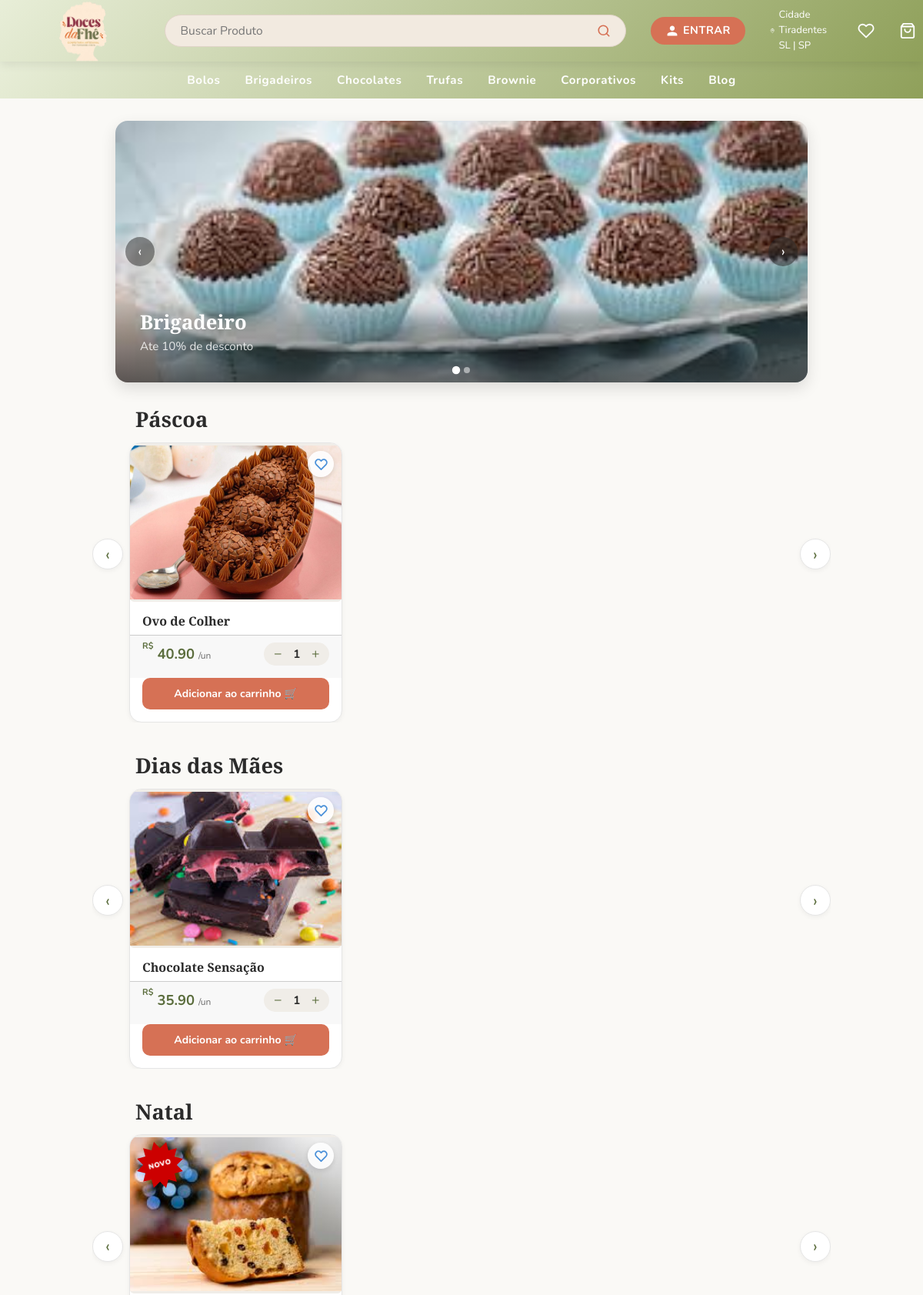
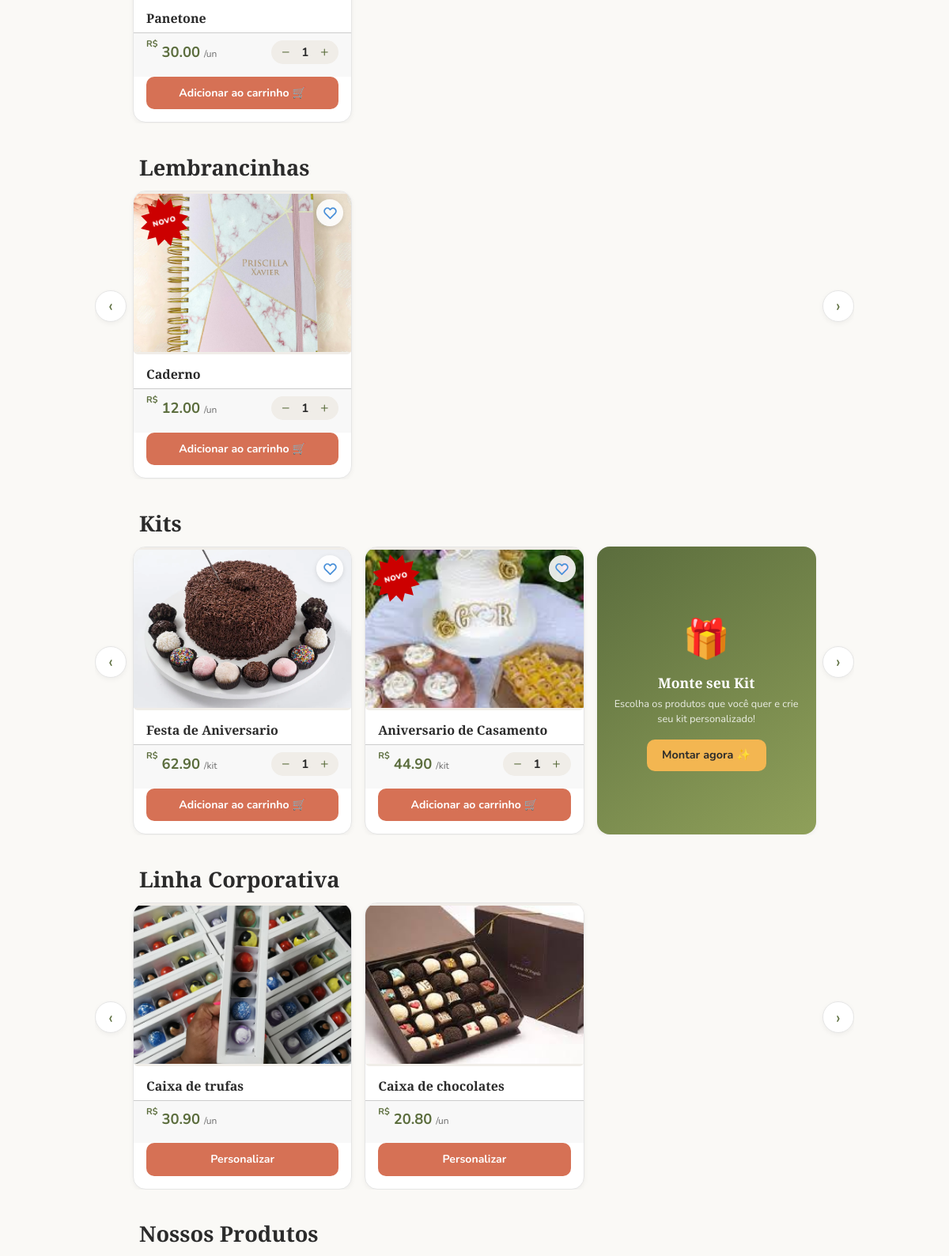
/dashboard (upper part), run on the app's committed database (2 pictures, top to bottom).
### models.py (models this page shows, shortened)
class CarrosselItem(db.Model):
    __tablename__ = "carrossel_itens"
    id         = db.Column(db.Integer, primary_key=True)
    titulo     = db.Column(db.String(200), nullable=True)
    subtitulo  = db.Column(db.String(300), nullable=True)
    imagem     = db.Column(db.String(300), nullable=False)  # nome do arquivo
    ordem      = db.Column(db.Integer, default=0)
    ativo      = db.Column(db.Boolean, default=True)
    created_at = db.Column(db.DateTime, default=datetime.utcnow)

class EventoEspecial(db.Model):
    __tablename__ = "eventos_especiais"
    id          = db.Column(db.Integer, primary_key=True)
    nome        = db.Column(db.String(100), nullable=False, unique=True)
    descricao   = db.Column(db.String(300), nullable=True)
    ativo       = db.Column(db.Boolean, default=True)
    data_inicio = db.Column(db.DateTime, nullable=True)  # None = sem restrição de início
    data_fim    = db.Column(db.DateTime, nullable=True)  # None = sem restrição de fim
    created_at  = db.Column(db.DateTime, default=datetime.utcnow)
    produtos = db.relationship('ProdutoEspecial', backref='evento', lazy=True, cascade='all, delete-orphan')
    @property
    def no_periodo(self):
        agora = datetime.now()
        if self.data_inicio and agora < self.data_inicio:
            return False
        if self.data_fim and agora > self.data_fim:
            return False
        return True

class ProdutoEspecial(db.Model):
    __tablename__ = "produtos_especiais"
    id           = db.Column(db.Integer, primary_key=True)
    evento_id    = db.Column(db.Integer, db.ForeignKey('eventos_especiais.id'), nullable=False)
    name         = db.Column(db.String(200), nullable=False)
    description  = db.Column(db.String(800), nullable=False)
    price        = db.Column(db.Numeric(10, 2), nullable=False)
    category          = db.Column(db.String(100), nullable=True, default='geral')
    image_url         = db.Column(db.String(300), nullable=True)
    mostrar           = db.Column(db.Boolean, default=True)
    estoque           = db.Column(db.Integer, default=0, nullable=False)
    estoque_minimo    = db.Column(db.Integer, default=5, nullable=False)
    quantidade_minima = db.Column(db.Integer, default=1, nullable=False)
    quantidade_maxima = db.Column(db.Integer, nullable=True)
    created_at     = db.Column(db.DateTime, default=datetime.utcnow)

class Kit(db.Model):
    __tablename__ = 'kits'
    id = db.Column(db.Integer, primary_key=True)
    name = db.Column(db.String(200), nullable=False)
    description = db.Column(db.Text, nullable=True)
    created_by = db.Column(
        db.Integer, db.ForeignKey('users.id'), nullable=False)
    is_admin_kit = db.Column(db.Boolean, default=False)   # True = admin kit
    ativo = db.Column(db.Boolean, default=True, nullable=False)
    created_at = db.Column(db.DateTime, default=datetime.utcnow)
    updated_at = db.Column(
        db.DateTime, default=datetime.utcnow, onupdate=datetime.utcnow)
    image_url      = db.Column(db.String(500), nullable=True)
    estoque        = db.Column(db.Integer, default=0, nullable=False)
    estoque_minimo = db.Column(db.Integer, default=5, nullable=False)
    products = db.relationship(
        'KitProduct', backref='kit', cascade='all, delete-orphan')
    creator = db.relationship('User', backref='kits')
    @property
    def total_price(self):
        return sum(kp.product.price * kp.quantity for kp in self.products)

class Product(db.Model):
    __tablename__ = "products"
    id          = db.Column(db.Integer, primary_key=True)
    name        = db.Column(db.String(200), unique=True, nullable=False, index=True)
    description = db.Column(db.String(800), nullable=False)
    image_url   = db.Column(db.String(300))
    price       = db.Column(db.Numeric(10, 2), nullable=False)
    category          = db.Column(db.String(100), nullable=True, default='geral')  # ✅ NOVO
    ativo             = db.Column(db.Boolean, default=True, nullable=False)
    estoque           = db.Column(db.Integer, default=0, nullable=False)
    estoque_minimo    = db.Column(db.Integer, default=5, nullable=False)
    quantidade_minima = db.Column(db.Integer, default=1, nullable=False)
    quantidade_maxima = db.Column(db.Integer, nullable=True)
    created_at     = db.Column(db.DateTime, default=datetime.utcnow)

class KitProduct(db.Model):
    __tablename__ = 'kit_products'
    kit_id = db.Column(db.Integer, db.ForeignKey('kits.id'), primary_key=True)
    product_id = db.Column(db.Integer, db.ForeignKey(
        'products.id'), primary_key=True)
    quantity = db.Column(db.Integer, default=1)
    added_at = db.Column(db.DateTime, default=datetime.utcnow)
    product = db.relationship('Product')

### app.py (the view)
@app.route('/dashboard')
def dashboard():
    produtos      = Product.query.filter(Product.ativo == True, Product.category != 'corporativos').all()
    produtos_corp = Product.query.filter_by(ativo=True, category='corporativos').all()
    eventos   = [e for e in EventoEspecial.query.filter_by(ativo=True).all() if e.no_periodo]
    carrossel = CarrosselItem.query.filter_by(ativo=True).order_by(CarrosselItem.ordem).all()
    kits      = Kit.query.filter_by(is_admin_kit=True, ativo=True).all()
    fav_p, fav_k, fav_e = _fav_sets(current_user.id) if current_user.is_authenticated else (set(), set(), set())
    rows_p = db.session.query(Avaliacao.produto_id, func.avg(Avaliacao.estrelas), func.count(Avaliacao.id))\
               .filter(Avaliacao.produto_id.isnot(None)).group_by(Avaliacao.produto_id).all()
    rows_k = db.session.query(Avaliacao.kit_id, func.avg(Avaliacao.estrelas), func.count(Avaliacao.id))\
               .filter(Avaliacao.kit_id.isnot(None)).group_by(Avaliacao.kit_id).all()
    medias_p = {r[0]: (round(r[1], 1), r[2]) for r in rows_p}
    medias_k = {r[0]: (round(r[1], 1), r[2]) for r in rows_k}
    return render_template('dashboard.html',
                           user=current_user,
                           produtos=produtos,
                           produtos_corp=produtos_corp,
                           eventos=eventos,
                           carrossel=carrossel,
                           kits=kits,
                           fav_p=fav_p, fav_k=fav_k, fav_e=fav_e,
                           medias_p=medias_p, medias_k=medias_k)

### templates/dashboard.html (shortened to what this page needs)
{% extends "admin/base.html" %}
{% block styles %}
<link rel="stylesheet" href="{{ url_for('static', filename='dashboard.css') }}">
{% endblock %}
{% block content %}
<header>
  <div class="logo">
    <a href="{{ url_for('dashboard') }}" >
      <img class="logo-img" src="{{ url_for('static', filename=site_config.logo_url if site_config and site_config.logo_url else 'uploads/logo.png') }}" alt="{{ site_config.site_name if site_config else 'Doces da Fhê' }}" />
    </a>
  </div>
  <div class="search-bar-wrap">
    <div class="search-bar">
      <input type="text" id="searchInput" placeholder="Buscar Produto"
             onkeydown="if(event.key==='Enter') buscarGlobal()" />
      <button onclick="buscarGlobal()" aria-label="Buscar"><svg xmlns="http://www.w3.org/2000/svg" width="18" height="18" viewBox="0 0 24 24" fill="none" stroke="currentColor" stroke-width="2.2" stroke-linecap="round" stroke-linejoin="round"><circle cx="11" cy="11" r="8"/><line x1="21" y1="21" x2="16.65" y2="16.65"/></svg></button>
    </div>
  </div>
  <div class="header-right">
    {% if current_user.is_authenticated %}
      <div class="user-menu">
        <span class="btn-entrar user-btn" onclick="this.closest('.user-menu').classList.toggle('open')"><svg xmlns="http://www.w3.org/2000/svg" width="16" height="16" viewBox="0 0 24 24" fill="currentColor"><path d="M12 12c2.7 0 4.8-2.1 4.8-4.8S14.7 2.4 12 2.4 7.2 4.5 7.2 7.2 9.3 12 12 12zm0 2.4c-3.2 0-9.6 1.6-9.6 4.8v2.4h19.2v-2.4c0-3.2-6.4-4.8-9.6-4.8z"/></svg> Bem-vindo, {% if current_user.is_admin %}Admin{% else %}{{ (current_user.name or current_user.email).split()[0] }}{% endif %}</span>
        <div class="user-dropdown">
          <a href="{{ url_for('meus_pedidos') }}" class="user-dropdown-item">Meus Pedidos</a>
          <a href="{{ url_for('logout') }}" class="user-dropdown-item">Sair &rarr;</a>
        </div>
      </div>
    {% else %}
      <a href="{{ url_for('login') }}" class="btn-entrar"><svg xmlns="http://www.w3.org/2000/svg" width="16" height="16" viewBox="0 0 24 24" fill="currentColor"><path d="M12 12c2.7 0 4.8-2.1 4.8-4.8S14.7 2.4 12 2.4 7.2 4.5 7.2 7.2 9.3 12 12 12zm0 2.4c-3.2 0-9.6 1.6-9.6 4.8v2.4h19.2v-2.4c0-3.2-6.4-4.8-9.6-4.8z"/></svg> ENTRAR</a>
    {% endif %}
    <span class="location">
      Cidade Tiradentes SL | SP
    </span>
    <a href="{{ url_for('favoritos') }}" class="cart-icon-wrap" title="Favoritos">
      <svg width="22" height="22" viewBox="0 0 24 24" fill="none" stroke="white" stroke-width="2" stroke-linecap="round" stroke-linejoin="round">
        <path d="M20.84 4.61a5.5 5.5 0 0 0-7.78 0L12 5.67l-1.06-1.06a5.5 5.5 0 0 0-7.78 7.78l1.06 1.06L12 21.23l7.78-7.78 1.06-1.06a5.5 5.5 0 0 0 0-7.78z"/>
      </svg>
    </a>
    <a href="{{ url_for('carrinho') }}" class="cart-icon-wrap">
      <svg width="22" height="22" fill="white" viewBox="0 0 24 24">
        <path d="M6 2 3 6v14a2 2 0 0 0 2 2h14a2 2 0 0 0 2-2V6l-3-4zM3 6h18M16 10a4 4 0 0 1-8 0"
              stroke="white" stroke-width="2" fill="none" stroke-linecap="round" stroke-linejoin="round"/>
      </svg>
    </a>
  </div>
</header>
<nav>
  <a href="{{ url_for('categoria', nome='bolos') }}">Bolos</a>
  <a href="{{ url_for('categoria', nome='brigadeiros') }}">Brigadeiros</a>
  <a href="{{ url_for('categoria', nome='chocolates') }}">Chocolates</a>
  <a href="{{ url_for('categoria', nome='trufas') }}">Trufas</a>
  <a href="{{ url_for('categoria', nome='brownie') }}">Brownie</a>
  <a href="{{ url_for('categoria', nome='corporativos') }}">Corporativos</a>
  <a href="{{ url_for('kits_loja') }}">Kits</a>
  <a href="#">Blog</a>
</nav>
<div class="carrossel-wrap">
  <button class="carousel-btn prev" onclick="moverCarrossel(-1)">&#8249;</button>
  <div class="carrossel-track" id="carrosselTrack">
    {% if carrossel %}
      {% for item in carrossel %}
      <div class="carrossel-slide {% if loop.first %}active{% endif %}">
        <img src="{{ url_for('static', filename='uploads/carrossel/' + item.imagem) }}"
             alt="{{ item.titulo or 'Doces da Fhê' }}">
        {% if item.titulo or item.subtitulo %}
        <div class="carrossel-caption">
          {% if item.titulo %}<h2>{{ item.titulo }}</h2>{% endif %}
          {% if item.subtitulo %}<p>{{ item.subtitulo }}</p>{% endif %}
        </div>
        {% endif %}
      </div>
      {% endfor %}
    {% endif %}
  </div>
  <button class="carousel-btn next" onclick="moverCarrossel(1)">&#8250;</button>
  {% if carrossel|length > 1 %}
  <div class="carrossel-dots" id="carrosselDots">
    {% for item in carrossel %}
    <span class="dot {% if loop.first %}active{% endif %}"
          onclick="irParaSlide({ loop,index0 })"></span>
    {% endfor %}
  </div>
  {% endif %}
</div>
{% for evento in eventos %}
  {% if evento.ativo %}
    {% set produtos_visiveis = evento.produtos | selectattr('mostrar') | list %}
    {% if produtos_visiveis %}
    <h2 class="section-title">{{ evento.nome }}</h2>
    <div class="cards-carrossel-wrap">
      <button class="cards-btn prev" onclick="moverCards('evento-{{ loop.index }}', -1)">&#8249;</button>
      <div class="cards-track" id="evento-{{ loop.index }}">
        {% for p in produtos_visiveis %}
        <div class="card produto-item" data-nome="{{ p.name | lower }}">
          <button class="btn-fav {% if p.id in fav_e %}ativo{% endif %}"
                  data-tipo="especial" data-id="{{ p.id }}"
                  onclick="toggleFav(this)" title="Favoritar"><svg viewBox="0 0 24 24" width="17" height="17"><path d="M20.84 4.61a5.5 5.5 0 0 0-7.78 0L12 5.67l-1.06-1.06a5.5 5.5 0 0 0-7.78 7.78l1.06 1.06L12 21.23l7.78-7.78 1.06-1.06a5.5 5.5 0 0 0 0-7.78z"/></svg></button>
          {% if p.created_at and (now() - p.created_at).days < (site_config.new_badge_days or 7) %}<span class="badge-novo">Novo</span>{% endif %}
          <a href="{{ url_for('produto_especial_detalhe', id=p.id) }}" class="card-link-inner">
            <div class="card-img">
              {% if p.image_url %}
                <img src="{{ url_for('static', filename=p.image_url) }}" alt="{{ p.name }}">
              {% else %}🍰{% endif %}
            </div>
            <div class="card-body">
              <h3>{{ p.name }}</h3>
            </div>
          </a>
          <div class="card-footer">
            <span class="price"><sup>R$</sup> {{ "%.2f"|format(p.price) }} <span class="per">/un</span></span>
            <div class="qty" id="qty-e-{{ p.id }}">
              <button onclick="changeQty('e-{{ p.id }}', -1)">−</button>
              <span>1</span>
              <button onclick="changeQty('e-{{ p.id }}', 1)">+</button>
            </div>
          </div>
          <form method="POST" action="{{ url_for('adicionar_carrinho') }}">
            <button type="submit" class="btn-cart">Adicionar ao carrinho 🛒</button>
          </form>
        </div>
        {% endfor %}
      </div>
      <button class="cards-btn next" onclick="moverCards('evento-{{ loop.index }}', 1)">&#8250;</button>
    </div>
    {% endif %}
  {% endif %}
{% endfor %}
<h2 class="section-title">Kits</h2>
<div class="cards-carrossel-wrap">
  <button class="cards-btn prev" onclick="moverCards('kitsGridAll', -1)">&#8249;</button>
  <div class="cards-track" id="kitsGridAll">
    {% for kit in kits %}
    <div class="card produto-item" data-nome="{{ kit.name | lower }}">
      <button class="btn-fav {% if kit.id in fav_k %}ativo{% endif %}"
              data-tipo="kit" data-id="{{ kit.id }}"
              onclick="toggleFav(this)" title="Favoritar"><svg viewBox="0 0 24 24" width="17" height="17"><path d="M20.84 4.61a5.5 5.5 0 0 0-7.78 0L12 5.67l-1.06-1.06a5.5 5.5 0 0 0-7.78 7.78l1.06 1.06L12 21.23l7.78-7.78 1.06-1.06a5.5 5.5 0 0 0 0-7.78z"/></svg></button>
      {% if kit.created_at and (now() - kit.created_at).days < (site_config.new_badge_days or 7) %}<span class="badge-novo">Novo</span>{% endif %}
      <a href="{{ url_for('kit_detalhe', kit_id=kit.id) }}" class="card-link-inner">
        <div class="card-img">
          {% if kit.image_url %}
            <img src="{{ url_for('static', filename=kit.image_url) }}" alt="{{ kit.name }}">
          {% else %}🎁{% endif %}
        </div>
        <div class="card-body">
          <h3>{{ kit.name }}</h3>
        </div>
      </a>
      <div class="card-footer">
        <span class="price"><sup>R$</sup> {{ "%.2f"|format(kit.total_price) }} <span class="per">/kit</span></span>
        <div class="qty" id="qty-k-{{ kit.id }}">
          <button onclick="changeQty('k-{{ kit.id }}', -1)">−</button>
          <span>1</span>
          <button onclick="changeQty('k-{{ kit.id }}', 1)">+</button>
        </div>
      </div>
      <form method="POST" action="{{ url_for('adicionar_carrinho') }}">
        <button type="submit" class="btn-cart">Adicionar ao carrinho 🛒</button>
      </form>
    </div>
    {% endfor %}
    <div class="card card-kit-especial">
      <div class="kit-icon">🎁</div>
      <h3>Monte seu Kit</h3>
      <p>Escolha os produtos que você quer e crie seu kit personalizado!</p>
      <a href="{{ url_for('montar_kit') }}" class="kit-cta">Montar agora ✨</a>
    </div>
  </div>
  <button class="cards-btn next" onclick="moverCards('kitsGridAll', 1)">&#8250;</button>
</div>
{% if produtos_corp %}
<h2 class="section-title">Linha Corporativa</h2>
<div class="cards-carrossel-wrap">
  <button class="cards-btn prev" onclick="moverCards('corpGrid', -1)">&#8249;</button>
  <div class="cards-track" id="corpGrid">
    {% for produto in produtos_corp %}
    <div class="card produto-item" data-nome="{{ produto.name | lower }}">
      <a href="{{ url_for('produto_detalhe', id=produto.id) }}" class="card-link-inner">
        <div class="card-img">
          {% if produto.image_url %}
            <img src="{{ url_for('static', filename=produto.image_url) }}" alt="{{ produto.name }}">
          {% else %}🍫{% endif %}
        </div>
        <div class="card-body">
          <h3>{{ produto.name }}</h3>
        </div>
      </a>
      <div class="card-footer">
        <span class="price"><sup>R$</sup> {{ "%.2f"|format(produto.price) }} <span class="per">/un</span></span>
      </div>
      <a href="{{ url_for('corporativo_personalizar') }}?produto_id={{ produto.id }}" class="btn-cart"
         style="display:block;text-align:center;text-decoration:none;">Personalizar</a>
    </div>
    {% endfor %}
  </div>
  <button class="cards-btn next" onclick="moverCards('corpGrid', 1)">&#8250;</button>
</div>
{% endif %}
{% if produtos %}
<h2 class="section-title">Nossos Produtos</h2>
{% endif %}
{% endblock %}

### data on the page
CarrosselItem: imagem (picture), titulo "Brigadeiro", subtitulo "Ate 10% de desconto"
EventoEspecial: nome "Páscoa"
ProdutoEspecial: image_url (picture), name "Ovo de Colher", price "40.90"
EventoEspecial: nome "Dias das Mães"
ProdutoEspecial: image_url (picture), name "Chocolate Sensação", price "35.90"
EventoEspecial: nome "Natal"
ProdutoEspecial: image_url (picture), name "Panetone", price "30.00"
EventoEspecial: nome "Lembrancinhas"
ProdutoEspecial: image_url (picture), name "Caderno", price "12.00"
Kit: image_url (picture), name "Festa de Aniversario"
Product: total_price "62.90"
Kit: image_url (picture), name "Aniversario de Casamento"
Product: total_price "44.90"
Product: image_url (picture), name "Caixa de trufas", price "30.90"
Product: image_url (picture), name "Caixa de chocolates", price "20.80"
